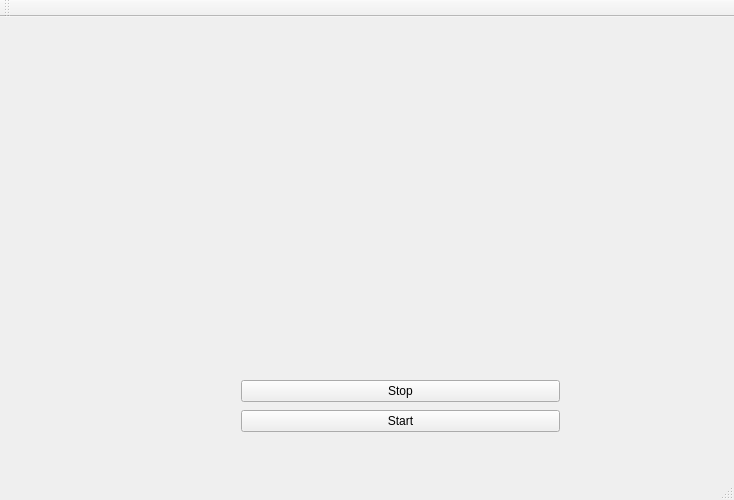
<?xml version="1.0" encoding="UTF-8"?>
<ui version="4.0">
 <class>MainWindow</class>
 <widget class="QMainWindow" name="MainWindow">
  <property name="geometry">
   <rect>
    <x>0</x>
    <y>0</y>
    <width>734</width>
    <height>500</height>
   </rect>
  </property>
  <property name="minimumSize">
   <size>
    <width>734</width>
    <height>500</height>
   </size>
  </property>
  <property name="maximumSize">
   <size>
    <width>1050</width>
    <height>500</height>
   </size>
  </property>
  <property name="windowTitle">
   <string>MainWindow</string>
  </property>
  <widget class="QWidget" name="centralWidget">
   <widget class="QWidget" name="verticalLayoutWidget">
    <property name="geometry">
     <rect>
      <x>230</x>
      <y>350</y>
      <width>341</width>
      <height>80</height>
     </rect>
    </property>
    <layout class="QVBoxLayout" name="verticalLayout">
     <item>
      <widget class="QPushButton" name="stop">
       <property name="text">
        <string>Stop</string>
       </property>
      </widget>
     </item>
     <item>
      <widget class="QPushButton" name="start">
       <property name="text">
        <string>Start</string>
       </property>
      </widget>
     </item>
    </layout>
   </widget>
  </widget>
  <widget class="QMenuBar" name="menuBar">
   <property name="geometry">
    <rect>
     <x>0</x>
     <y>0</y>
     <width>734</width>
     <height>22</height>
    </rect>
   </property>
  </widget>
  <widget class="QToolBar" name="mainToolBar">
   <attribute name="toolBarArea">
    <enum>TopToolBarArea</enum>
   </attribute>
   <attribute name="toolBarBreak">
    <bool>false</bool>
   </attribute>
  </widget>
  <widget class="QStatusBar" name="statusBar"/>
 </widget>
 <layoutdefault spacing="6" margin="11"/>
 <resources/>
 <connections/>
</ui>
